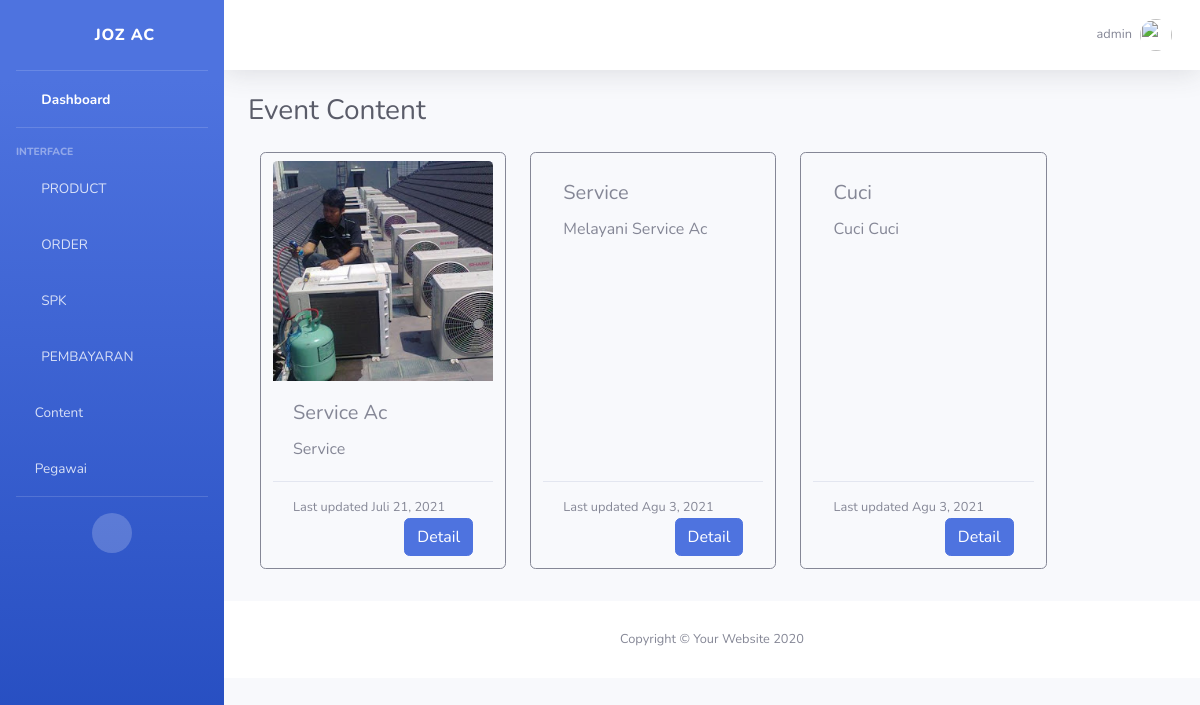
Screenshot of /content/admin/list/ (signed in) with the database file from the repository.
### account/models.py (models this page shows)
class Account(AbstractBaseUser, PermissionsMixin):
	jabatanChoice        = [
	('ADMIN','ADMIN'),
	('TEKNISI','TEKNISI'),
	]
	username 	= models.CharField(max_length=20, unique=True)
	jabatan 	= models.CharField(choices=jabatanChoice, max_length=8)
	date_joined = models.DateTimeField(auto_now_add=True)
	last_login 	= models.DateTimeField(auto_now=True)
	is_active = models.BooleanField(default=True)
	is_staff = models.BooleanField(default=True)
	is_superuser = models.BooleanField(default=False)
	is_admin	= models.BooleanField(default=True)
	objects = AccountManage()
	USERNAME_FIELD = 'username'
	REQUIRED_FIELDS = []
	def __str__(self):
		return self.username
	class Meta:
		verbose_name = 'Account'
		verbose_name_plural = 'Account'

### eventContent/models.py (models this page shows, shortened)
class eventContentModel(models.Model):
   admin                     = models.ForeignKey(Account, on_delete=models.SET_NULL, null=True)
   nama_Content			     = models.CharField(max_length=20)
   image 			           = models.ImageField(upload_to=upload_location)
   keterangan_Content		  = models.TextField()
   tgl_upload                = models.DateField(auto_now_add=True)
   slug_Content			     = models.SlugField()
   class Meta:
      verbose_name='Event'

### eventContent/views.py (the view)
# urls.py: path('admin/list/', ListContent.as_view(), name='list'),
class ListContent(LoginRequiredMixin, ListView):
	login_url = reverse_lazy('account:login')
	model = eventContentModel
	context_object_name = 'object'
	template_name = 'eventContent/list.html'
	queryset = model.objects.all().order_by('tgl_upload')

### eventContent/templates/eventContent/list.html
{% extends "admin/base_admin.html" %}
{% block Content %}
	<div class="container-fluid">
        <div class="d-sm-flex align-items-center justify-content-between mb-4">
            <h1 class="h3 mb-0 text-gray-800">Event Content</h1>
        </div>
        <div class="cardList mb-3 container">
        	<div class="card-deck">
        		<div class="row row-cols-md-4">
        		{% for data in object %}
				  	<div class="card col-md-4 bg-light border-secondary mb-3">
				    <img src={{data.image.url}} class="card-img-top mt-2" alt={{data.images_Content}}>
				    	<div class="card-body">
				      		<h5 class="card-title">{{data.nama_Content}}</h5>
					      	<p class="card-text">{{data.keterangan_Content}}</p>
				    	</div>
				    	<div class="card-footer inline-block">
					      	<div class="card-text">
					      		<small class="text-muted">Last updated {{data.tgl_upload}}</small>
					      	</div>
					      	<div class="text-right">
					      		<a href="{% url "eventContent:update" slug=data.slug_Content%}" class="btn btn-primary">Detail</a>
					      	</div>
				    	</div>
				  	</div>
        		{% endfor %}
        		</div>
			</div>
        </div>
    </div>
{% endblock Content %}

### templates/admin/include/topBar.html (shortened to what this page needs)
{% load static %}
                <nav class="navbar navbar-expand navbar-light bg-white topbar mb-4 static-top shadow">
                    <ul class="navbar-nav ml-auto">
                        <li class="nav-item dropdown no-arrow">
                            <a class="nav-link dropdown-toggle" href="#" id="userDropdown" role="button"
                                data-toggle="dropdown" aria-haspopup="true" aria-expanded="false">
                                <span class="mr-2 d-none d-lg-inline text-gray-600 small">{{request.user}}</span>
                                <img class="img-profile rounded-circle" src="{% static "img/undraw_profile.svg" %}">
                            </a>
                        </li>
                    </ul>
                </nav>

### rows the page displays
Account: user "admin"
eventContentModel: image (picture), nama_Content "Service Ac", keterangan_Content "Service", tgl_upload "Juli 21, 2021"
eventContentModel: nama_Content "Service", keterangan_Content "Melayani Service Ac", tgl_upload "Agu 3, 2021"
eventContentModel: nama_Content "Cuci", keterangan_Content "Cuci Cuci", tgl_upload "Agu 3, 2021"
